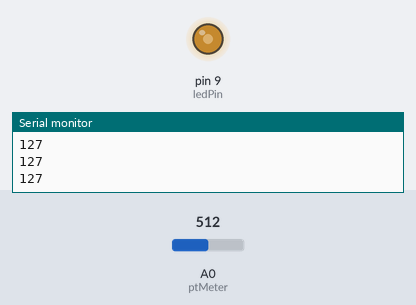
The sketch below on a simulated Arduino Uno, built with avr-gcc and run on an emulated ATmega328P. On the bench: output pins drawn as LEDs (lit = HIGH), the last lines printed to the serial monitor. The test bench sets the inputs (shaded band); at power-on: A0 (ptMeter) = 512.

Above: at 1.2 s.
1.3 s: A0 (ptMeter) set to 716
At 2.5 s:
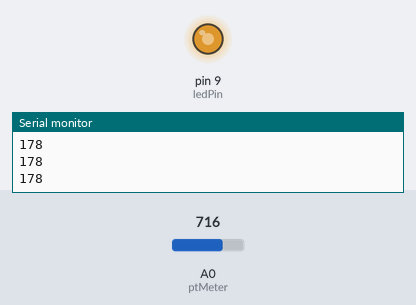
2.8 s: A0 (ptMeter) set to 900
At 3.8 s:
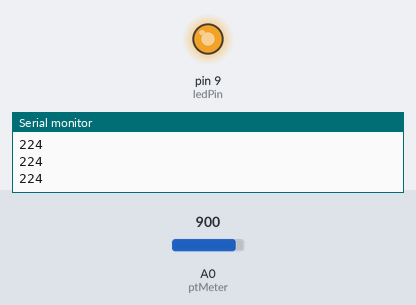
4.3 s: A0 (ptMeter) set to 122
At 4.8 s:
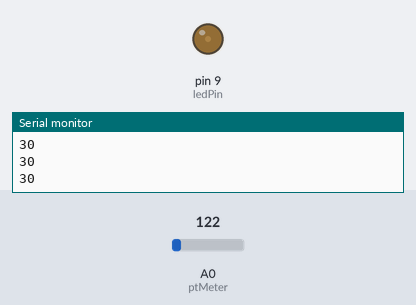
5.8 s: A0 (ptMeter) set to 0
At 7.0 s:
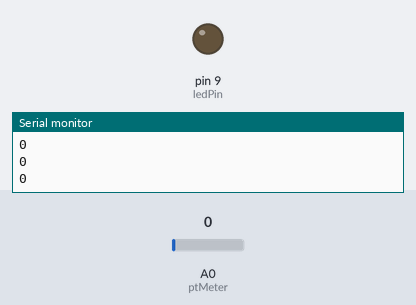
7.3 s: A0 (ptMeter) set to 511
At 8.3 s:
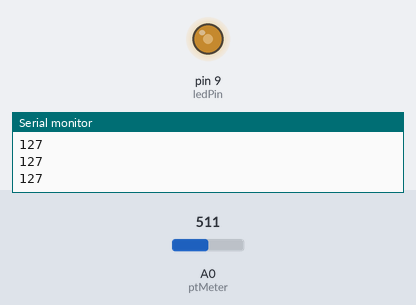
Timing chart, 0 to 9.8 s (numbered marks = the images above; inputs shaded):
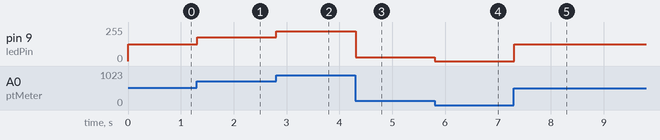

The sketch:

coding.ino
```cpp
int ledPin = 9; //defines LED is attached at pin 9
int ptMeter =A0; //defines potentiometer is attached at pin A0
int ptVal;
long ledVal;

void setup()
{
  Serial.begin(9600); //set baud rate of serial communication
}
void loop()
{
  ptVal = analogRead(ptMeter); //reads the value from pin A0 and stores in in val
  ledVal = 0.2490 * ptVal; //convert potentionmeter range of 0-1024 to led 0-255
  //ptVal*255/1024 = ledVal
  //0.2485 is roughly 255/1024
  Serial.println(ledVal);
  analogWrite(ledPin, ledVal);
}
```

Measured:
- after the input at 1.3 s, pin 9 (ledPin): 127/255 → 178/255 at once
- after the input at 2.8 s, pin 9 (ledPin): 178/255 → 224/255 at once
- after the input at 4.3 s, pin 9 (ledPin): 224/255 → 30/255 at once
- after the input at 5.8 s, pin 9 (ledPin): 30/255 → 0/255 at once
- after the input at 7.3 s, pin 9 (ledPin): 0/255 → 127/255 at once
